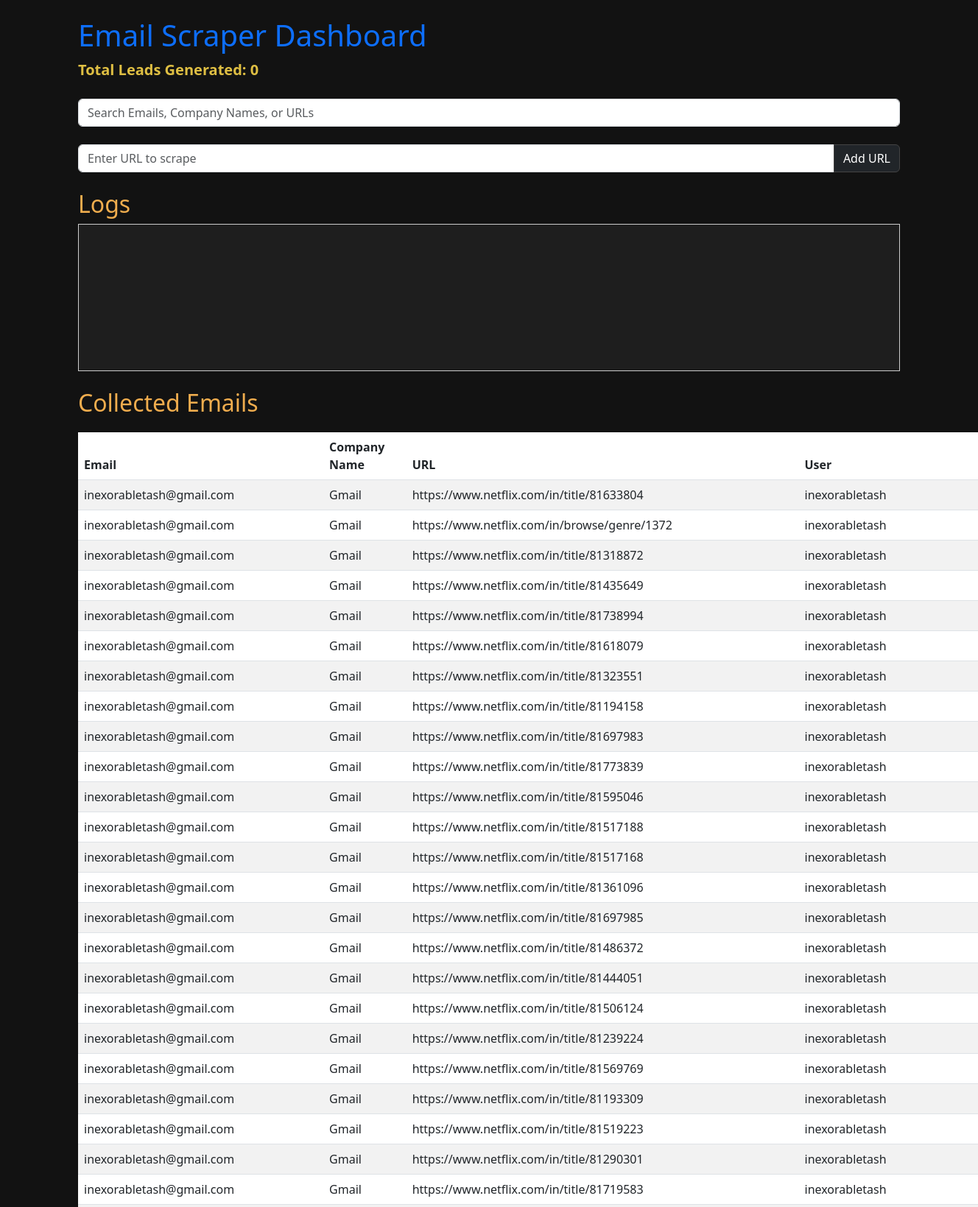
The page / (upper part) on the database its author committed.
### tables this page shows
CREATE TABLE emails (
            id INTEGER PRIMARY KEY AUTOINCREMENT,
            email TEXT,
            company_name TEXT,
            url TEXT,
            user TEXT
        );

### app.py (the view)
@app.route('/')
def index():
    conn = sqlite3.connect(DB_FILE)
    cursor = conn.cursor()
    cursor.execute('SELECT email, company_name, url, user FROM emails ORDER BY id DESC')
    data = cursor.fetchall()
    cursor.execute('SELECT url, error_message FROM errors')
    errors = cursor.fetchall()
    conn.close()
    return render_template('index.html', data=data, errors=errors)

### templates/index.html (shortened to what this page needs)
<!DOCTYPE html>
<html lang="en">
<head>
    <link rel="stylesheet" href="https://cdn.jsdelivr.net/npm/bootstrap@5.3.0/dist/css/bootstrap.min.css">
    <link rel="stylesheet" href="/static/styles.css">
</head>
<body>
    <div class="container mt-4">
        <h1 class="text-primary">Email Scraper Dashboard</h1>
        <div class="lead-count mb-4">
            Total Leads Generated: <span id="leadCount">0</span>
        </div>
        <div class="mb-4">
            <input type="text" id="searchInput" class="form-control" placeholder="Search Emails, Company Names, or URLs">
        </div>
        <form id="urlForm" class="mb-4">
            <div class="input-group">
                <input type="text" id="urlInput" class="form-control" placeholder="Enter URL to scrape">
                <button type="submit" class="btn btn-primary">Add URL</button>
            </div>
        </form>
        <h2>Logs</h2>
        <div id="logs" class="mb-4">
        </div>
        <h2>Collected Emails</h2>
        <table class="table table-striped" id="emailsTable">
            <thead>
                <tr>
                    <th>Email</th>
                    <th>Company Name</th>
                    <th>URL</th>
                    <th>User</th>
                </tr>
            </thead>
            <tbody>
                {% for email, company_name, url, user in data %}
                <tr>
                    <td>{{ email }}</td>
                    <td>{{ company_name }}</td>
                    <td>{{ url }}</td>
                    <td>{{ user }}</td>
                </tr>
                {% endfor %}
            </tbody>
        </table>
    </div>
</body>
</html>

### static/styles.css (style rules this page uses)
body { background-color: #121212; color: #ffffff; }
h1, h2 { color: #f0ad4e; }
.table { margin-top: 20px; background-color: #1f1f1f; }
input, .btn-primary { color: #fff; background-color: #212529; border: 1px solid #444; }
input::placeholder { color: #ccc; }

### templates/index.html (style rules this page uses)
#logs { height: 200px; overflow-y: auto; border: 1px solid #ccc; padding: 10px; background-color: #1e1e1e; color: #ffffff; }
.lead-count { font-size: 1.25rem; font-weight: bold; color: rgb(223, 191, 67); }

### rows shown on the page
emails: email "inexorabletash@gmail.com", company_name "Gmail", url "https://www.netflix.com/in/title/81633804", user "inexorabletash"
emails: email "inexorabletash@gmail.com", company_name "Gmail", url "https://www.netflix.com/in/browse/genre/1372", user "inexorabletash"
emails: email "inexorabletash@gmail.com", company_name "Gmail", url "https://www.netflix.com/in/title/81318872", user "inexorabletash"
emails: email "inexorabletash@gmail.com", company_name "Gmail", url "https://www.netflix.com/in/title/81435649", user "inexorabletash"
emails: email "inexorabletash@gmail.com", company_name "Gmail", url "https://www.netflix.com/in/title/81738994", user "inexorabletash"
emails: email "inexorabletash@gmail.com", company_name "Gmail", url "https://www.netflix.com/in/title/81618079", user "inexorabletash"
emails: email "inexorabletash@gmail.com", company_name "Gmail", url "https://www.netflix.com/in/title/81323551", user "inexorabletash"
emails: email "inexorabletash@gmail.com", company_name "Gmail", url "https://www.netflix.com/in/title/81194158", user "inexorabletash"
emails: email "inexorabletash@gmail.com", company_name "Gmail", url "https://www.netflix.com/in/title/81697983", user "inexorabletash"
emails: email "inexorabletash@gmail.com", company_name "Gmail", url "https://www.netflix.com/in/title/81773839", user "inexorabletash"
emails: email "inexorabletash@gmail.com", company_name "Gmail", url "https://www.netflix.com/in/title/81595046", user "inexorabletash"
emails: email "inexorabletash@gmail.com", company_name "Gmail", url "https://www.netflix.com/in/title/81517188", user "inexorabletash"
emails: email "inexorabletash@gmail.com", company_name "Gmail", url "https://www.netflix.com/in/title/81517168", user "inexorabletash"
emails: email "inexorabletash@gmail.com", company_name "Gmail", url "https://www.netflix.com/in/title/81361096", user "inexorabletash"
emails: email "inexorabletash@gmail.com", company_name "Gmail", url "https://www.netflix.com/in/title/81697985", user "inexorabletash"
emails: email "inexorabletash@gmail.com", company_name "Gmail", url "https://www.netflix.com/in/title/81486372", user "inexorabletash"
emails: email "inexorabletash@gmail.com", company_name "Gmail", url "https://www.netflix.com/in/title/81444051", user "inexorabletash"
emails: email "inexorabletash@gmail.com", company_name "Gmail", url "https://www.netflix.com/in/title/81506124", user "inexorabletash"
emails: email "inexorabletash@gmail.com", company_name "Gmail", url "https://www.netflix.com/in/title/81239224", user "inexorabletash"
emails: email "inexorabletash@gmail.com", company_name "Gmail", url "https://www.netflix.com/in/title/81569769", user "inexorabletash"
emails: email "inexorabletash@gmail.com", company_name "Gmail", url "https://www.netflix.com/in/title/81193309", user "inexorabletash"
emails: email "inexorabletash@gmail.com", company_name "Gmail", url "https://www.netflix.com/in/title/81519223", user "inexorabletash"
emails: email "inexorabletash@gmail.com", company_name "Gmail", url "https://www.netflix.com/in/title/81290301", user "inexorabletash"
emails: email "inexorabletash@gmail.com", company_name "Gmail", url "https://www.netflix.com/in/title/81719583", user "inexorabletash"
